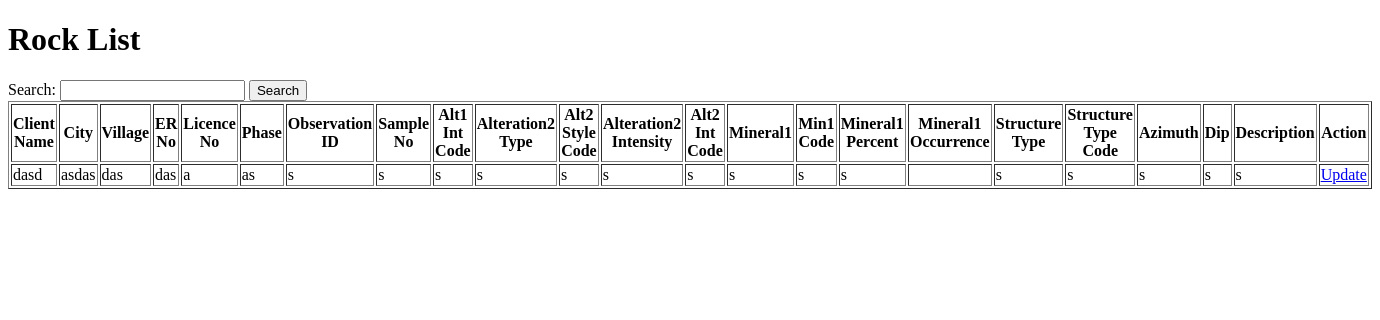
/rocks/, run on an earlier commit of the app's database.
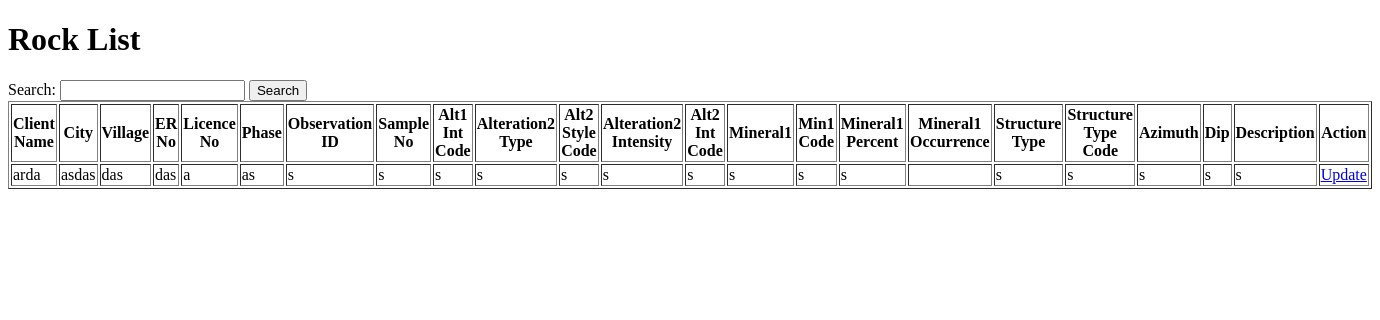
And on a later commit of the database.
### demo/models.py (models this page shows)
class Rock(models.Model):
    ClientName = models.CharField(max_length=255)
    City = models.CharField(max_length=255)
    Village = models.CharField(max_length=255)
    ER_No = models.CharField(max_length=255)
    Licence_No = models.CharField(max_length=255)
    Phase=models.CharField(max_length=255)
    ObservationID = models.CharField(max_length=255)
    SampleNo = models.CharField(max_length=255)
    Alt1_Int_Code= models.CharField(max_length=255)
    Alteration2_Type=models.CharField(max_length=255)
    Alt2_Style_Code= models.CharField(max_length=255)
    Alteration2_Intensity=models.CharField(max_length=255)
    Alt2_Int_Code=models.CharField(max_length=255)
    Mineral1=models.CharField(max_length=255)
    Min1_Code=models.CharField(max_length=255)
    Mineral1_percent=models.CharField(max_length=255)
    Mineral1_Occurence=models.CharField(max_length=255)
    Structure_Type=models.CharField(max_length=255)
    Structure_Type_Code= models.CharField(max_length=255)
    Azimuth=models.CharField(max_length=255)
    Dip=models.CharField(max_length=255)
    Description=models.TextField()

### demo/views.py (the view)
# urls.py: path('rocks/', views.rock_list, name='rock_list'),
def rock_list(request):
    rocks = Rock.objects.all()
    return render(request, 'rock_list.html', {'rocks': rocks})

### templates/rock_list.html (shortened to what this page needs)
<!DOCTYPE html>
<html>
<head>
</head>
<body>
    <h1>Rock List</h1>
    <form method="get">
        <label for="search">Search:</label>
        <input type="text" name="search" id="search">
        <button type="submit">Search</button>
    </form>
    <table border="1">
        <thead>
            <tr>
                <th>Client Name</th>
                <th>City</th>
                <th>Village</th>
                <th>ER No</th>
                <th>Licence No</th>
                <th>Phase</th>
                <th>Observation ID</th>
                <th>Sample No</th>
                <th>Alt1 Int Code</th>
                <th>Alteration2 Type</th>
                <th>Alt2 Style Code</th>
                <th>Alteration2 Intensity</th>
                <th>Alt2 Int Code</th>
                <th>Mineral1</th>
                <th>Min1 Code</th>
                <th>Mineral1 Percent</th>
                <th>Mineral1 Occurrence</th>
                <th>Structure Type</th>
                <th>Structure Type Code</th>
                <th>Azimuth</th>
                <th>Dip</th>
                <th>Description</th>
                <th>Action</th>
            </tr>
        </thead>
        <tbody>
            {% for rock in rocks %}
                <tr>
                    <td>{{ rock.ClientName }}</td>
                    <td>{{ rock.City }}</td>
                    <td>{{ rock.Village }}</td>
                    <td>{{ rock.ER_No }}</td>
                    <td>{{ rock.Licence_No }}</td>
                    <td>{{ rock.Phase }}</td>
                    <td>{{ rock.ObservationID }}</td>
                    <td>{{ rock.SampleNo }}</td>
                    <td>{{ rock.Alt1_Int_Code }}</td>
                    <td>{{ rock.Alteration2_Type }}</td>
                    <td>{{ rock.Alt2_Style_Code }}</td>
                    <td>{{ rock.Alteration2_Intensity }}</td>
                    <td>{{ rock.Alt2_Int_Code }}</td>
                    <td>{{ rock.Mineral1 }}</td>
                    <td>{{ rock.Min1_Code }}</td>
                    <td>{{ rock.Mineral1_percent }}</td>
                    <td>{{ rock.Mineral1_Occurrence }}</td>
                    <td>{{ rock.Structure_Type }}</td>
                    <td>{{ rock.Structure_Type_Code }}</td>
                    <td>{{ rock.Azimuth }}</td>
                    <td>{{ rock.Dip }}</td>
                    <td>{{ rock.Description }}</td>
                    <td>
                        <a href="{% url 'rock_update' rock.id %}">Update</a>
                    </td>
                </tr>
            {% endfor %}
        </tbody>
    </table>
</body>
</html>

What changed in the data, as far as the page shows it:
changed Rock "asdas": ClientName "dasd" → "arda"
